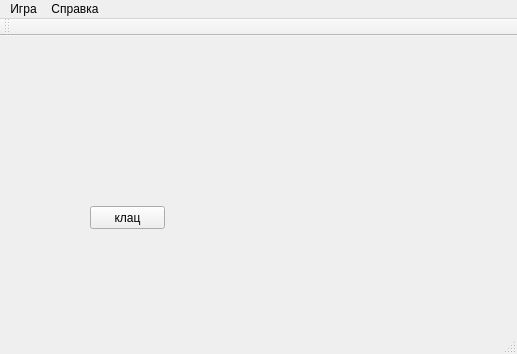
<?xml version="1.0" encoding="UTF-8"?>
<ui version="4.0">
 <class>MainWindow</class>
 <widget class="QMainWindow" name="MainWindow">
  <property name="geometry">
   <rect>
    <x>0</x>
    <y>0</y>
    <width>517</width>
    <height>354</height>
   </rect>
  </property>
  <property name="windowTitle">
   <string>MainWindow</string>
  </property>
  <widget class="QWidget" name="centralWidget">
   <widget class="QPushButton" name="pushButton">
    <property name="geometry">
     <rect>
      <x>90</x>
      <y>170</y>
      <width>75</width>
      <height>23</height>
     </rect>
    </property>
    <property name="text">
     <string>клац</string>
    </property>
   </widget>
   <widget class="QWidget" name="gridLayoutWidget">
    <property name="geometry">
     <rect>
      <x>40</x>
      <y>30</y>
      <width>160</width>
      <height>80</height>
     </rect>
    </property>
    <layout class="QGridLayout" name="gridLayout"/>
   </widget>
  </widget>
  <widget class="QMenuBar" name="menuBar">
   <property name="geometry">
    <rect>
     <x>0</x>
     <y>0</y>
     <width>517</width>
     <height>21</height>
    </rect>
   </property>
   <widget class="QMenu" name="menu">
    <property name="title">
     <string>Игра</string>
    </property>
    <addaction name="action"/>
    <addaction name="action_2"/>
    <addaction name="action_3"/>
    <addaction name="action_4"/>
   </widget>
   <widget class="QMenu" name="menu_2">
    <property name="title">
     <string>Справка</string>
    </property>
    <addaction name="action_5"/>
   </widget>
   <addaction name="menu"/>
   <addaction name="menu_2"/>
  </widget>
  <widget class="QToolBar" name="mainToolBar">
   <attribute name="toolBarArea">
    <enum>TopToolBarArea</enum>
   </attribute>
   <attribute name="toolBarBreak">
    <bool>false</bool>
   </attribute>
  </widget>
  <widget class="QStatusBar" name="statusBar"/>
  <action name="action">
   <property name="text">
    <string>Новая игра</string>
   </property>
  </action>
  <action name="action_2">
   <property name="text">
    <string>Статистика</string>
   </property>
  </action>
  <action name="action_3">
   <property name="text">
    <string>Параметры</string>
   </property>
  </action>
  <action name="action_4">
   <property name="text">
    <string>Выход</string>
   </property>
  </action>
  <action name="action_5">
   <property name="text">
    <string>О программе</string>
   </property>
  </action>
 </widget>
 <layoutdefault spacing="6" margin="11"/>
 <resources/>
 <connections/>
</ui>
